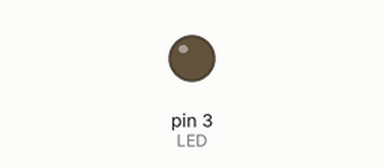
A sketch run on a simulated Arduino Uno, built with avr-gcc and run on an emulated ATmega328P. Shown: output pins drawn as LEDs (lit = HIGH).

Above: at 0.05 s.
At 2.55 s:
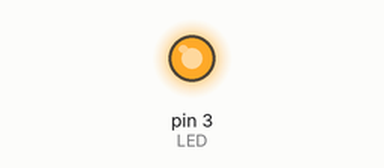
Timing chart, 0 to 5.9 s (numbered marks = the images above):
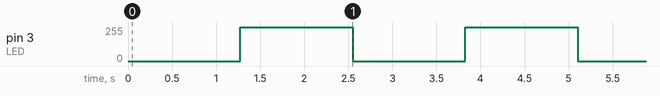

Measured:
- by itself, pin 3 (LED): 0/255 → 254/255 at 1.3 s, → 0/255 1.3 s later, → 254/255 1.3 s later, → 0/255 1.3 s later, … (32 changes in this stretch)

The sketch:

problem_3.ino
```cpp
#define LED 3

void setup() {
  pinMode(3, OUTPUT);
}

void loop() {
  for(int i=0; i<255; i++) {
    analogWrite(LED, i);
    delay(5);
  }

  for(int i=0; i<255; i++) {
    analogWrite(LED, 254-i);
    delay(5);
  }
}
```
